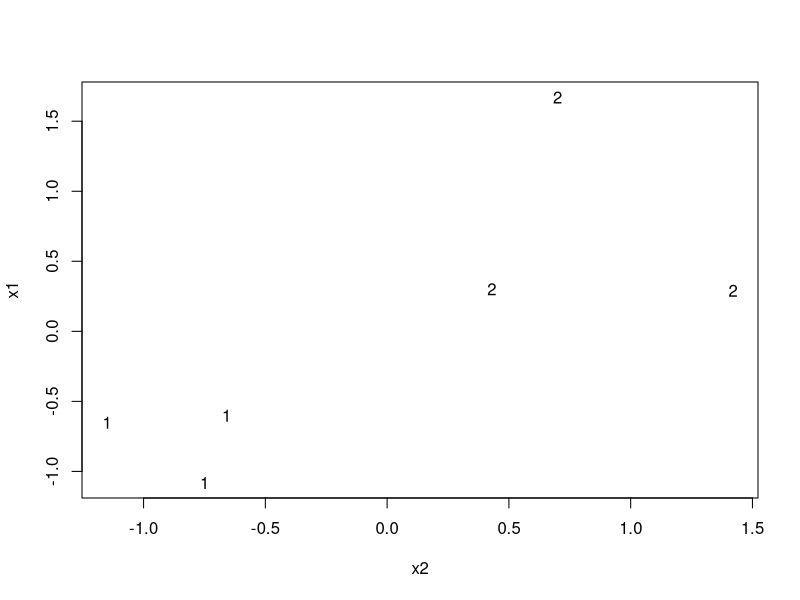
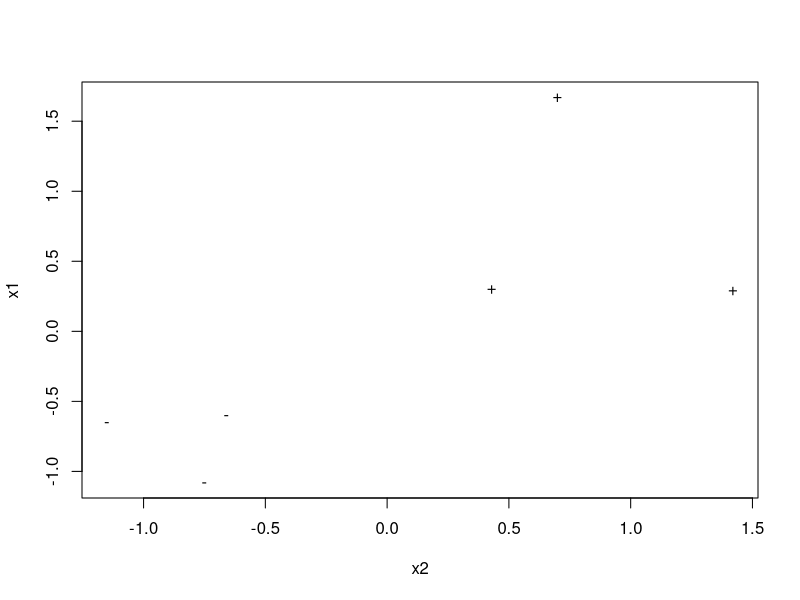
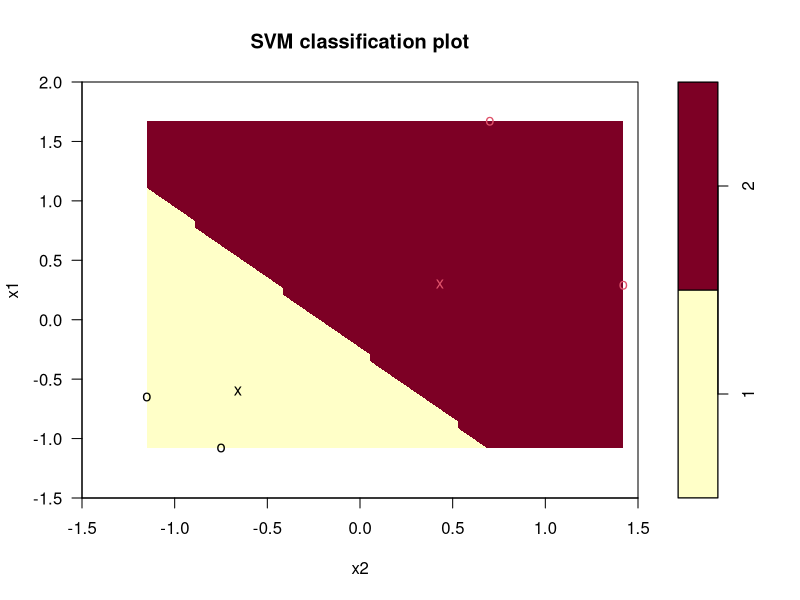
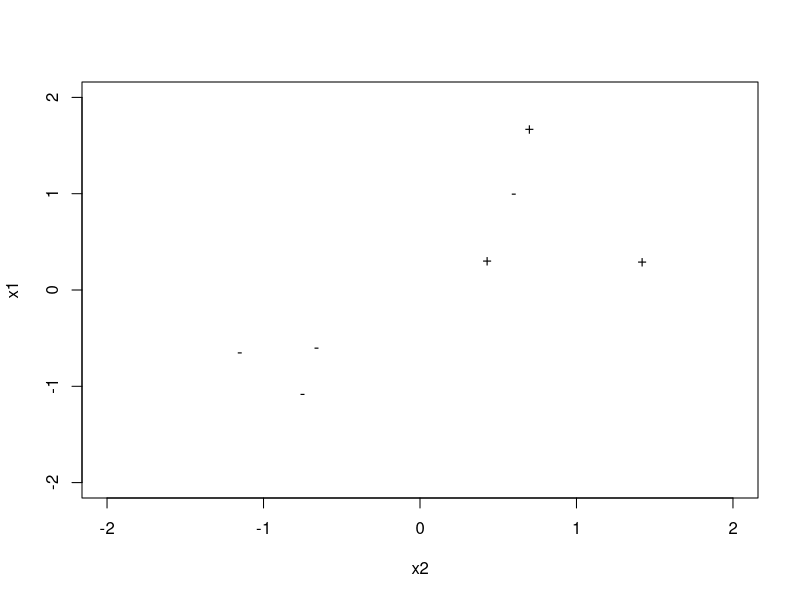
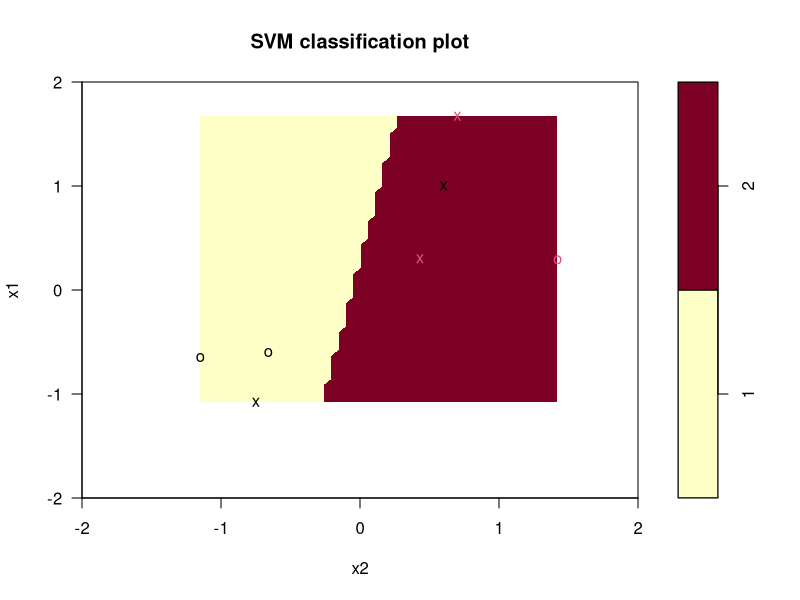
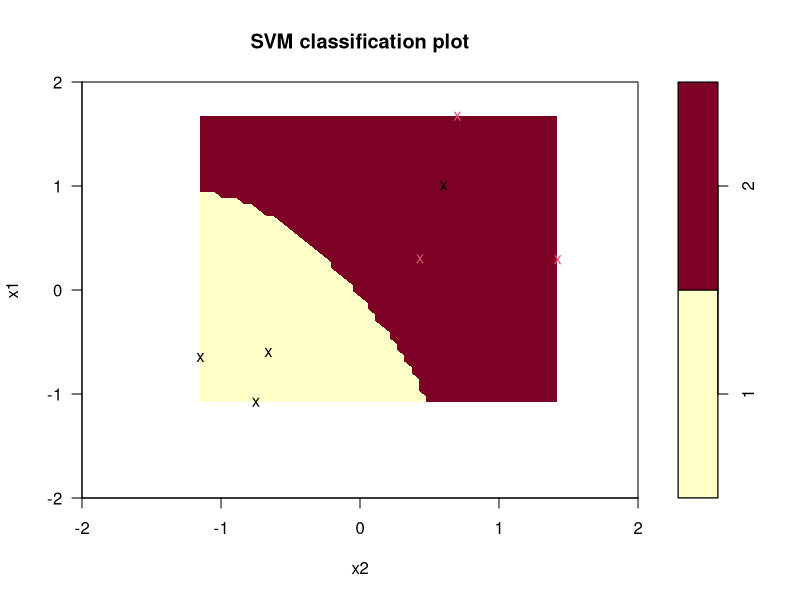
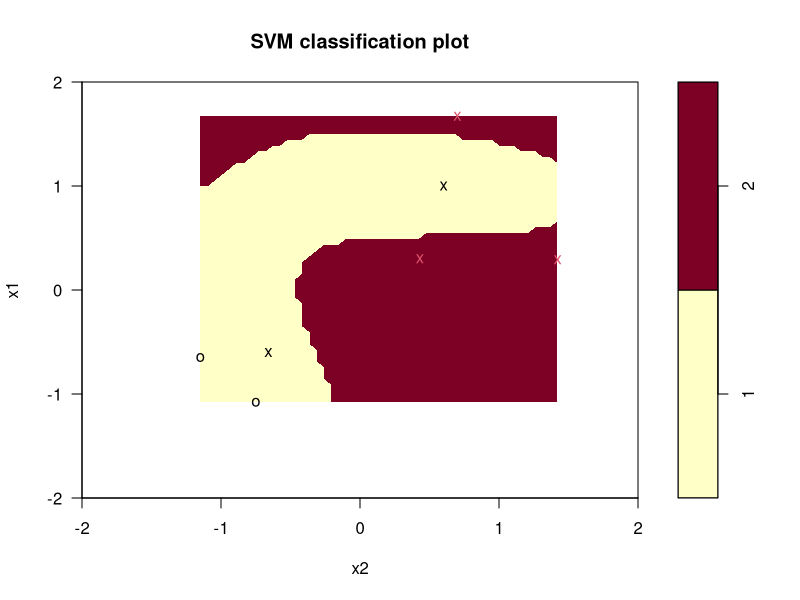

R code for these plots, in order: (Note: this script raises an error after producing the figures.)
x1=c(.3,.29,1.67,-.6,-.65,-1.08)
x2=c(.43,1.42,.7,-.66,-1.15,-.75)


y=c("yes","yes","yes","no","no","no")
y=as.factor(y) ### note this is just another way to assign numbers to character vectors
dat=data.frame(cbind(x1,x2,y))
dat

plot(x2,x1,pch=c("2","2","2","1","1","1"))


plot(x2,x1,pch=c("+","+","+","-","-","-"))

library(e1071)

model=svm(y~.,data=dat,kernel="linear",scale=TRUE,type="C-classification",cost=1)
## kernel argument allows us to do linear or non-linear SVM.
## scale (TRUE by default) indicates whether we want the data to first be standardized-- For the input variables to have mean 0 and variance 1. Useful if the x-variables are on different scales.
## type="C-classification" is the standard svm procedure where there is a trade-off between making the margin as wide as possible while penalizing observations inside or on the wrong side of margin.
## Other possibilities for type will allow you to set the number of Support Vectors we want OR control the total error that is made, OR etc.
## Larger the cost (penalty for being inside or on the wrong side of margin), the smaller the margin

predict(model)
plot(model,data=dat,xlim=c(-1.5,1.5),ylim=c(-1.5,2))
## Support Vectors are on the edge (and inside) the margin (indicated by X).
##Actual Class is indicated by color of each observation- red vs. black.
##Class prediction is indicated by region color- light blue vs. purple

## We can get predictions for new data using predict() function.
newdata=matrix(c(0,0,0,-.1,0,-.2,0,-.3,0,-.4,0,-.5),ncol=2,byrow=TRUE)
newdata=data.frame(newdata)
colnames(newdata)=c("x1","x2")
newdata
predict(model,newdata=newdata)


## Alternative way to get predictions (in order to understand what the linear classifier looks like):
model$coefs
model$SV
weights=t(model$coefs) %*% model$SV
weights
intercept=-model$rho
intercept
## In the case of two x-variables, it can be shown (algebraically) that these weights (w1 and w2) 
## are the coefficients in the line 0=intercept+w1*x1+w2*x2 (which is our linear classifier in this case)
###### Note that the equation of the line appearing in our plot matches up with this:
################################ x1= intercept/(-w1) + w2/(-w1)

intercept+matrix(c(0,0,0,-.1,0,-.2,0,-.3,0,-.4,0,-.5),ncol=2,byrow=TRUE)%*%t(weights)
##The separation between classes occurs at zero. So predictions can be computed as:
sign(-model$rho+matrix(c(0,0,0,-.1,0,-.2,0,-.3,0,-.4,0,-.5),ncol=2,byrow=TRUE)%*%t(weights))

#########################################
## Non-linearly separable:

x1=c(1,x1)
x2=c(.6,x2)

y=as.factor(c("no","yes","yes","yes","no","no","no"))
dat=data.frame(cbind(x1,x2,y))
dat

plot(x2,x1,pch=c("-","+","+","+","-","-","-"),xlim=c(-2,2),ylim=c(-2,2))


model=svm(y~.,data=dat,kernel="linear",scale=TRUE,type="C-classification",cost=100)

model$coefs
model$SV
#### Note that the number of support vectors is large (thus many support vectors in margin) as the algorithm is struggling to separate the data.

predict(model)
plot(model,data=dat,xlim=c(-2,2),ylim=c(-2,2))

newdata=matrix(c(0,0,0,-.1,0,-.2,0,-.3,0,-.4,0,-.5),ncol=2,byrow=TRUE)
newdata=data.frame(newdata)
colnames(newdata)=c("x1","x2")
newdata

predict(model,newdata) ### Note that all the predictions are now that y is class 1
########################## The original model seemed to be better, but now this new 
########################## observation has screwed things up!
## Alternative way to get predictions:
weights=t(model$coefs) %*% model$SV
-model$rho+matrix(c(-.5,0,-.4,0,-.3,0,-.2,0,-.1,0,0,0,.1,0,.2,0),ncol=2,byrow=TRUE)%*%t(weights)
## All the predictions would be the same (predict y = 1) since these are all above zero.
##########Now let's try non-linear SVM
##We use the kernel "radial" (see description of svm function for different kernel names we can try), which creates a new variable x3 from x1 and x2 and uses x1,x2,x3 to classify y.


model=svm(y~.,data=dat,kernel="radial",type="C-classification",cost=1)
plot(model,data=dat,xlim=c(-2,2),ylim=c(-2,2))



model=svm(y~.,data=dat,kernel="radial",type="C-classification",cost=100)
plot(model,data=dat,xlim=c(-2,2),ylim=c(-2,2))
## Larger the cost, the smaller the margin, the more the algorithm tries to separate the classes.



##################################################################
## Let's consider the Churn dataset:

### Instead of using cross-validation (which would take too long to demonstrate in class with a time-consuming algorithm like SVM),
### We will split the dataset into TRAINING Data (which is used to build the model), and A TESTING Data (which is used to test the model)

# We will consider just INCOME and HOUSE
testobs=sample(1:20000,2000)
data_train=Churn[-testobs,c(2,5,12)]
data_test=Churn[testobs,c(2,5,12)]
### above we randomly assign 18000 observations to train the data and the last 2000 observations to test the data.

model=svm(LEAVE~.,data=data_train,kernel="radial",cost=1,type="C-classification")
predictions=predict(model,newdata=data_test)
missclass=sum(Churn$LEAVE[testobs]!=predictions)/2000
missclass
plot(model,data=data_train) 


# We will consider INCOME, OVERAGE, LEFTOVER, and HOUSE
data_train=Churn[-testobs,c(2,3,4,5,12)]
data_test=Churn[testobs,c(2,3,4,5,12)]

model=svm(LEAVE~.,data=data_train,kernel="radial",cost=1)
predictions=predict(model,newdata=data_test)
missclass=sum(Churn$LEAVE[testobs]!=predictions)/2000
missclass
plot(model,Churn,formula=INCOME~OVERAGE) ## note the need to specify which two variables (in 'formula') we want to use in our plot

model=svm(LEAVE~.,data=data_train,kernel="radial",cost=100)
predictions=predict(model,newdata=data_test)
missclass=sum(Churn$LEAVE[testobs]!=predictions)/2000
missclass

model=svm(LEAVE~.,data=data_train,kernel="linear",cost=1)
predictions=predict(model,newdata=data_test)
missclass=sum(Churn$LEAVE[testobs]!=predictions)/2000
missclass
####The higher the cost- the smaller the margin- the more ways there is to fit a linear separator in the space- the longer the algorithm takes.



#############################Compare with logistic regression:
model=glm(LEAVE~., family=binomial(),data=data_train)

## Let's choose the threshold if p(x)>.5 then we predict 1 for y. We can obtain predicted values then using:
Pred=(predict(model,newdata=data_test,type="response")>.5)*1 ####### 1 is for a prediction of "Stay"
LEAVEnum=(data_test$LEAVE=="STAY")
missclass=sum(Pred!=LEAVEnum)/2000## This gives the misclassification rate using logistic regression for the last 5000 observations in Churn.
missclass










